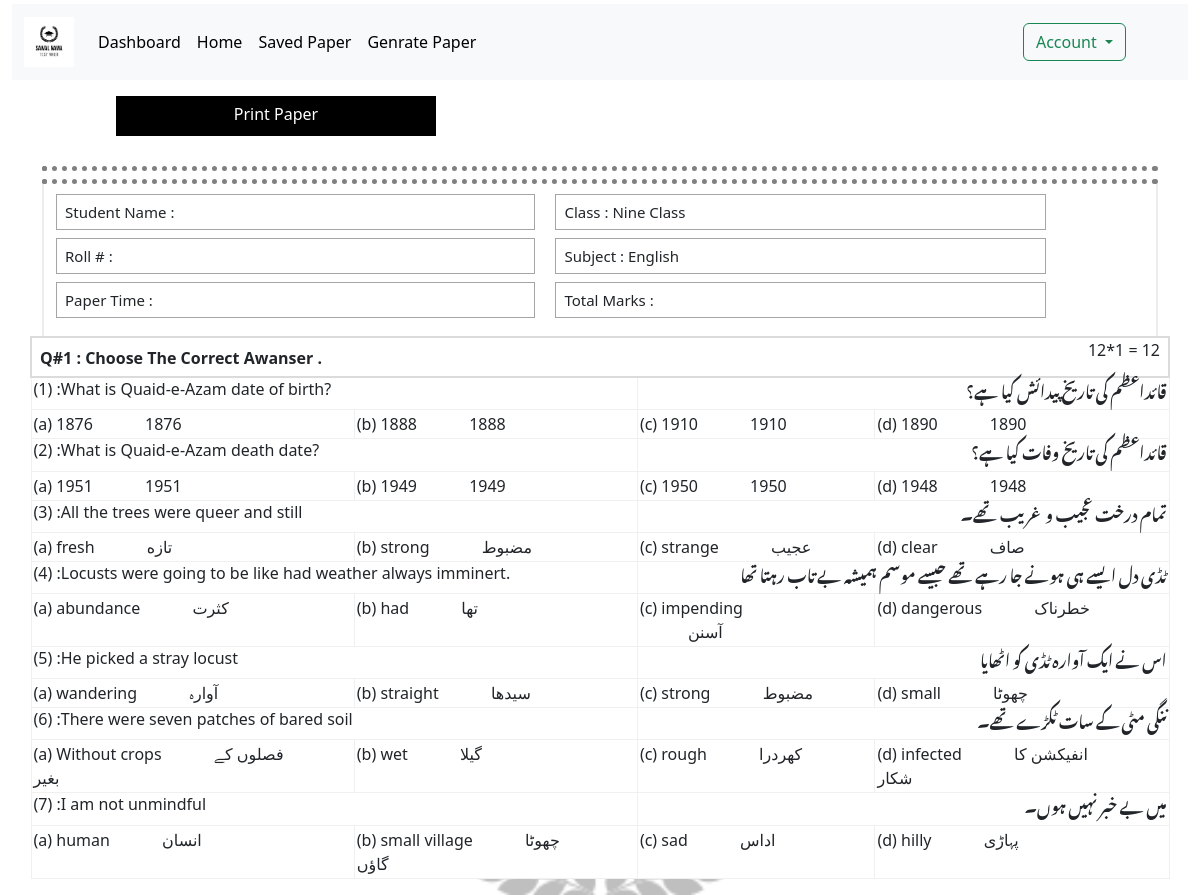
Page /singlepaper.php?id=39 (signed in) on the committed database.
### tables this page shows
CREATE TABLE `savedpaper` (
  `paper_id` int(255) NOT NULL,
  `paper_name` varchar(255) NOT NULL,
  `class_name` varchar(255) NOT NULL,
  `total_marks` varchar(255) NOT NULL,
  `Time` varchar(255) NOT NULL,
  `ASname` varchar(255) NOT NULL,
  `school_logo` varchar(255) NOT NULL,
  `address` varchar(500) NOT NULL,
  `user_email` varchar(255) NOT NULL,
  `subject` varchar(255) NOT NULL,
  `saved_date` varchar(255) NOT NULL
);

CREATE TABLE `temp_store` (
  `tempstore_id` int(255) NOT NULL,
  `status_store` varchar(255) NOT NULL,
  `date` varchar(255) NOT NULL,
  `time` varchar(255) NOT NULL,
  `ip_address` varchar(255) NOT NULL,
  `user_email` varchar(255) NOT NULL,
  `questionAttemp` varchar(255) NOT NULL,
  `each_que_mark` varchar(255) NOT NULL,
  `MCQS_SQ_LQ` varchar(255) NOT NULL,
  `Savedpaper_id` int(255) NOT NULL
);

CREATE TABLE `mcqs` (
  `mcqs_id` int(255) NOT NULL,
  `class_m_id` int(255) NOT NULL,
  `book_m_id` int(255) NOT NULL,
  `chp_m_id` int(255) NOT NULL,
  `mcqs_ques_eng` varchar(255) NOT NULL,
  `mcqs_ques_urdu` varchar(255) NOT NULL,
  `opt_A_eng` varchar(255) NOT NULL,
  `opt_B_eng` varchar(255) NOT NULL,
  `opt_C_eng` varchar(255) NOT NULL,
  `opt_D_eng` varchar(255) NOT NULL,
  `opt_A_urdu` varchar(255) NOT NULL,
  `opt_B_urdu` varchar(255) NOT NULL,
  `opt_C_urdu` varchar(255) NOT NULL,
  `opt_D_urdu` varchar(255) NOT NULL,
  `mcqs_status` varchar(255) NOT NULL,
  `mcqs_date` varchar(255) NOT NULL,
  `mcqs_correct_ans` varchar(255) NOT NULL,
  `user_email` varchar(255) NOT NULL,
  `add_status` varchar(255) NOT NULL DEFAULT '0'
);

### singlepaper.php (the view, shortened to what this page needs)
<?php
include("./Project/include/conn.php");
$paperid = $_GET['id'];
$paper_query = "SELECT * FROM `savedpaper` WHERE paper_id ='$paperid'";
$paper_run = mysqli_query($conn, $paper_query);
$paperfet = mysqli_fetch_assoc($paper_run);
?>
<!DOCTYPE html>
<html lang="en">
<head>
    <link href="https://cdn.jsdelivr.net/npm/bootstrap@5.3.0-alpha1/dist/css/bootstrap.min.css" rel="stylesheet">
    <link rel="stylesheet" href="./style.css">
</head>
<body id="body">
    <div class="container-fluid">
        <?php
        require_once('./navbar.php')
        ?>
        <div class="allbuttonsss">
            <div class="row">
                <div class="col-lg-3 allbutton mt-3 ">
                    <a href="#" class="printpaper p-3">Print Paper </a>
                </div>
            </div>
        </div>
        <div id="printsection">
            <div class="container top-con">
                <div class="paperPage">
                    <div class="mainheading">
                    </div>
                </div>
                <div class="mainTable">
                    <div class="d-flex contentset ">
                        <div class=" papername">
                            <div class="mydivs">
                                <h4>student name : <span></span></h4>
                            </div>
                            <div class="mydivs">
                                <h4>Roll # : <span></span></h4>
                            </div>
                            <div class="mydivs">
                                <h4>Paper time : <span><?php echo $paperfet['Time'] ?></span></h4>
                            </div>
                        </div>
                        <div class=" papername">
                            <h4>class : <span><?php echo $paperfet['class_name'] ?></span></h4>
                            <h4>subject : <span><?php echo $paperfet['subject'] ?></span></h4>
                            <h4>total marks : <span><?php echo $paperfet['total_marks'] ?></span></h4>
                        </div>
                    </div>
                </div>
                <div class="row  watermark">
                    <table class="table displaytable table-hover ">
                        <?php
                        $gets_MCQS = "SELECT * FROM `temp_store` WHERE status_store='MCQS' AND Savedpaper_id ='$paperid'";
                        $getMCQS_Query = mysqli_query($conn, $gets_MCQS);
                        $is = 1;
                        if (mysqli_num_rows($getMCQS_Query) == 0) {
                        } else {
                        ?>
                            <?php
                            $mcqs_fet = mysqli_fetch_assoc($getMCQS_Query);
                            $mcqsfetID = @json_decode($mcqs_fet['MCQS_SQ_LQ']);
                            ?>
                            <tr>
                                <th colspan="12"> <span>Q#1 :</span> Choose The Correct Awanser . <h6 class="text-end quesmargin"><?php echo $mcqs_fet['questionAttemp'] . '*' . $mcqs_fet['each_que_mark'] ?> = <?php echo $mcqs_fet['questionAttemp'] * $mcqs_fet['each_que_mark'] ?></h6>
                                </th>
                            </tr>
                            <?php
                            foreach ($mcqsfetID as  $MCQSval) {
                                $MCQSmulti = "SELECT * FROM `temp_store` INNER JOIN `mcqs` WHERE mcqs.mcqs_id=$MCQSval AND temp_store.status_store='MCQS'";
                                $multi_MQCS_run = mysqli_query($conn, $MCQSmulti);
                                $mcqsnewfet = mysqli_fetch_assoc($multi_MQCS_run);
                            ?>
                                <tr>
                                    <td colspan="6">
                                        <h6> <span>(<?php echo $is ?>)</span> :<?php echo $mcqsnewfet['mcqs_ques_eng'] ?></h6>
                                    </td>
                                    <td colspan="6" class="text-end urdufont">
                                        <h6><?php echo $mcqsnewfet['mcqs_ques_urdu'] ?></h6>
                                    </td>
                                </tr>
                                <tr>
                                    <td colspan="3" class="urdufont">(a) <?php echo $mcqsnewfet['opt_A_eng'] ?> <span class="text-end mx-5"> <?php echo $mcqsnewfet['opt_A_urdu'] ?> </span></td>
                                    <td colspan="3" class="urdufont">(b) <?php echo $mcqsnewfet['opt_B_eng'] ?> <span class="text-end mx-5"> <?php echo $mcqsnewfet['opt_B_urdu'] ?> </span></td>
                                    <td colspan="3" class="urdufont">(c) <?php echo $mcqsnewfet['opt_C_eng'] ?> <span class="text-end mx-5"> <?php echo $mcqsnewfet['opt_C_urdu'] ?> </span></td>
                                    <td colspan="3" class="urdufont">(d) <?php echo $mcqsnewfet['opt_D_eng'] ?> <span class="text-end mx-5"> <?php echo $mcqsnewfet['opt_D_urdu'] ?> </span></td>
                                </tr>
                        <?php
                                $is++;
                            }
                        }
                        ?>
                    </table>
                </div>
            </div>
        </div>
    </div>
</body>
</html>

### style.css (style rules this page uses)
.urdufont h6 { font-family: 'Noto Nastaliq Urdu', serif; }
.quesmargin { margin-top: -29px; }
* { margin: 0px; padding: 0px; }
a { text-decoration: none; }
.paperPage { margin-top: 30px; }
.mainheading { text-align: center; border: 5px dotted grey; }
.table th { border: 2px solid rgb(219, 219, 219); }
.table tr td { border: 0.5px solid rgb(240, 240, 240); padding: 2px; }
.allbutton { background-color: black; width: 320px; text-align: center; padding-top: 6px; padding-bottom: 10px; margin-left: 16px; color: white; transition: 0.8s ease; }
.allbutton a { color: white; }
.papername { padding: 10px; border-left: none; border-right: none; }
.mainTable { border-left: 2px solid #ECECEC; border-right: 2px solid #ECECEC; }
.papername h4 { padding: 0.5rem 0.5rem 0.5rem 0.5rem; font-size: 15px; text-transform: capitalize; border: 1px solid rgb(165, 165, 165); }
.papername span { font-size: 15px; padding-right: 22rem; text-transform: capitalize; }
.allbuttonsss { margin-left: 100px; }
.contentset { padding-left:2px ; }
.watermark { background-image: url('./assets/img/watermark.png'); background-repeat: no-repeat; background-size: cover; }

### rows in the picture
savedpaper: class_name "Nine Class", subject "English"
temp_store: questionAttemp "12", each_que_mark "1", $mcqs_fet['questionAttemp']*$mcqs_fet['each_que_mark'] "12"
temp_store: mcqs.mcqs_ques_eng "What is Quaid-e-Azam date of birth?", mcqs.mcqs_ques_urdu "قائداعظم کی تاریخ پیدائش کیا ہے؟", mcqs.opt_A_eng "1876", mcqs.opt_A_urdu "1876", mcqs.opt_B_eng "1888", mcqs.opt_B_urdu "1888", mcqs.opt_C_eng "1910", mcqs.opt_C_urdu "1910", mcqs.opt_D_eng "1890", mcqs.opt_D_urdu "1890", mcqs.mcqs_ques_eng "What is Quaid-e-Azam death date?", mcqs.mcqs_ques_urdu "قائداعظم کی تاریخ وفات کیا ہے؟", mcqs.opt_A_eng "1951", mcqs.opt_A_urdu "1951", mcqs.opt_B_eng "1949", mcqs.opt_B_urdu "1949", mcqs.opt_C_eng "1950", mcqs.opt_C_urdu "1950", mcqs.opt_D_eng "1948", mcqs.opt_D_urdu "1948", mcqs.mcqs_ques_eng "All the trees were queer and still", mcqs.mcqs_ques_urdu "تمام درخت عجیب و غریب تھے۔", mcqs.opt_A_eng "fresh", mcqs.opt_A_urdu "تازه", mcqs.opt_B_eng "strong", mcqs.opt_B_urdu "مضبوط", mcqs.opt_C_eng "strange", mcqs.opt_C_urdu "عجیب", mcqs.opt_D_eng "clear", mcqs.opt_D_urdu "صاف", mcqs.mcqs_ques_eng "Locusts were going to be like had weather always imminert.", mcqs.mcqs_ques_urdu "ٹڈی دل ایسے ہی ہونے جا رہے تھے جیسے موسم ہمیشہ بے تاب رہتا تھا", mcqs.opt_A_eng "abundance", mcqs.opt_A_urdu "کثرت", mcqs.opt_B_eng "had", mcqs.opt_B_urdu "تھا", mcqs.opt_C_eng "impending", mcqs.opt_C_urdu "آسنن", mcqs.opt_D_eng "dangerous", mcqs.opt_D_urdu "خطرناک", mcqs.mcqs_ques_eng "He picked a stray locust", mcqs.mcqs_ques_urdu "اس نے ایک آوارہ ٹڈی کو اٹھایا", mcqs.opt_A_eng "wandering", mcqs.opt_A_urdu "آوارہ", mcqs.opt_B_eng "straight", mcqs.opt_B_urdu "سیدھا", mcqs.opt_C_eng "strong", mcqs.opt_C_urdu "مضبوط", mcqs.opt_D_eng "small", mcqs.opt_D_urdu "چھوٹا", mcqs.mcqs_ques_eng "There were seven patches of bared soil", mcqs.mcqs_ques_urdu "ننگی مٹی کے سات ٹکڑے تھے۔", mcqs.opt_A_eng "Without crops", mcqs.opt_A_urdu "فصلوں کے بغیر", mcqs.opt_B_eng "wet", mcqs.opt_B_urdu "گیلا", mcqs.opt_C_eng "rough", mcqs.opt_C_urdu "کھردرا", mcqs.opt_D_eng "infected", mcqs.opt_D_urdu "انفیکشن کا شکار", mcqs.mcqs_ques_eng "I am not unmindful", mcqs.mcqs_ques_urdu "میں بے خبر نہیں ہوں۔", mcqs.opt_A_eng "human", mcqs.opt_A_urdu "انسان", mcqs.opt_B_eng "small village", mcqs.opt_B_urdu "چھوٹا گاؤں", mcqs.opt_C_eng "sad", mcqs.opt_C_urdu "اداس", mcqs.opt_D_eng "hilly", mcqs.opt_D_urdu "پہاڑی"
